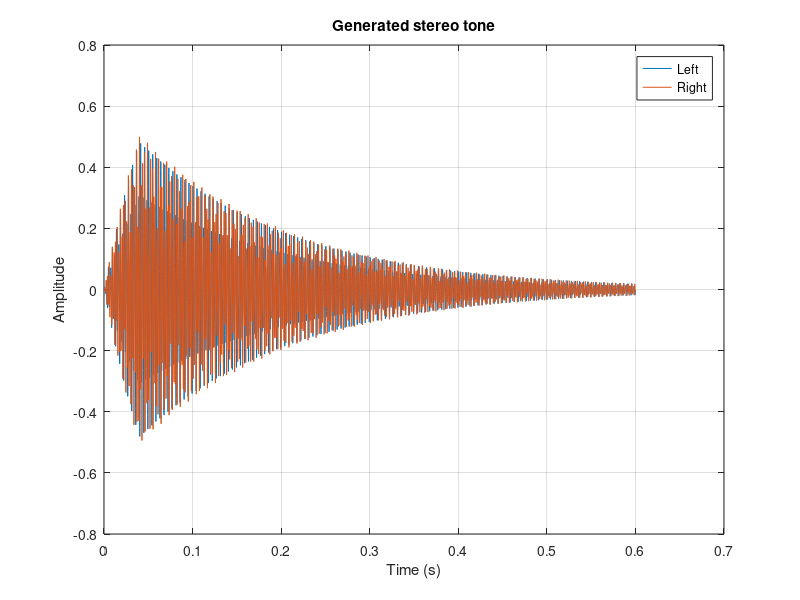

The MATLAB script that drew this image:
%=============================================================================
% Copyright (c) 2026-present Allan CORNET (Nelson)
%=============================================================================
% This file is part of Nelson.
%=============================================================================
% LICENCE_BLOCK_BEGIN
% SPDX-License-Identifier: LGPL-3.0-or-later
% LICENCE_BLOCK_END
%=============================================================================
% Generate a short stereo tone, display its waveform and play it.
%=============================================================================
if ~exist('audioToneDuration', 'var')
  audioToneDuration = 0.6;
end
if ~exist('audioToneSampleRate', 'var')
  audioToneSampleRate = 22050;
end
if ~exist('audioToneFigureVisible', 'var')
  audioToneFigureVisible = 'on';
end
%=============================================================================
fs = audioToneSampleRate;
t = (0:round(audioToneDuration * fs) - 1)' / fs;
envelope = min(1, t / 0.04) .* exp(-3.5 * t / max(audioToneDuration, eps));
left = envelope .* (0.55 * sin(2 * pi * 440 * t) + 0.25 * sin(2 * pi * 660 * t));
right = envelope .* (0.55 * sin(2 * pi * 554.37 * t) + 0.25 * sin(2 * pi * 880 * t));
y = 0.8 * [left, right];
%=============================================================================
figure('Name', 'Generated stereo tone', 'NumberTitle', 'off', ...
  'Visible', audioToneFigureVisible);
plot(t, y);
grid on;
xlabel('Time (s)');
ylabel('Amplitude');
title('Generated stereo tone');
legend({'Left', 'Right'});
%=============================================================================
sound(y, fs);
%=============================================================================
